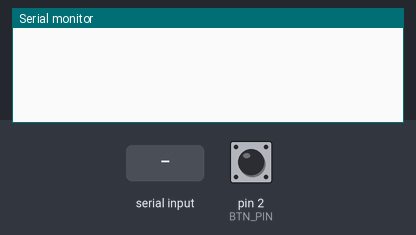
Simulated run of this sketch. Board: SparkFun Pro Micro, built with avr-gcc and run on an emulated ATmega32U4. On the bench: the last lines printed to the serial monitor. Inputs (shaded band) come from the test bench; at power-on: pin 2 (BTN_PIN) HIGH. USB keyboard and mouse output is not drawn.

Above: at 1.2 s.
1.3 s: pin 2 (BTN_PIN) pulled LOW for 0.15 s
At 2.3 s:
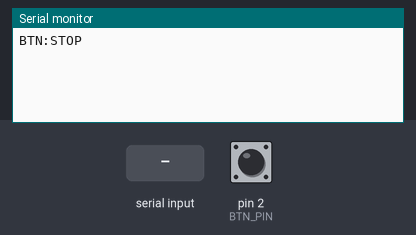
2.9 s: "ENTER,1\n" received over Serial
At 4.1 s:
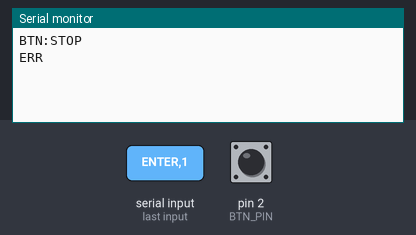
4.4 s: "ENTER\n" received over Serial
At 4.7 s:
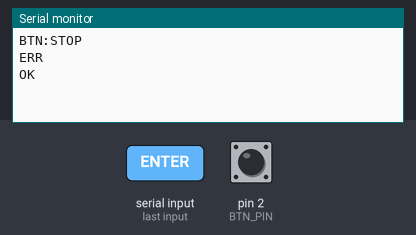

Measured:
- after the input at 1.3 s, the serial monitor: prints a new line after 0.05 s (image 1)
- after the input at 2.9 s, the serial monitor: prints a new line at once (image 2)
- after the input at 4.4 s, the serial monitor: prints a new line at once (image 3)

The sketch:

arduino_kbm.ino
```cpp
/*
 * Arduino Leonardo / Pro Micro  —  鍵盤 + 滑鼠 HID
 *
 * 本韌體 = 原本 arduino_keyboard.ino(鍵盤部分「一字不改」) + 新增滑鼠指令。
 * 鍵盤協定與行為完全相同，既有功能不受影響。
 *
 * === 鍵盤協定(與原版相同) ===
 *   單一字元 a-z / 0-9、F1-F12、N0-N9(numpad)、
 *   ENTER SPACE TAB ESC BACKSPACE、方向鍵、導覽鍵、修飾鍵；不分大小寫。
 *   DOWN:<token> 按住 / UP:<token> 放開。成功回 "OK"。
 *
 * === 新增滑鼠指令(硬體 HID，反作弊擋不了) ===
 *   WHEEL:<n>        滾輪 n 格(正=上/前，負=下)   <-- KMBox 無滾輪，改用這個
 *   MMOVE:<dx>,<dy>  相對移動
 *   MDOWN:<L|R|M> / MUP:<L|R|M> / MCLICK:<L|R|M>   滑鼠鍵
 *
 * === 實體按鈕(緊急停止) ===
 *   紅色按鈕接在 BTN_PIN 與 GND 之間(用內建上拉，不需外接電阻)。
 *   按下時板子主動送出一行 "BTN:STOP"，PC 端收到就強制停止巡邏。
 *   這是【單向上報】，不是指令的回應——PC 端解析序列埠時要能區分兩者。
 *
 * 上傳到 Arduino Leonardo / Pro Micro。
 */

#include <Keyboard.h>
#include <Mouse.h>

// ===== 實體按鈕 =====
const int BTN_PIN = 2;            // 按鈕腳位(另一端接 GND)
const unsigned long BTN_DEBOUNCE_MS = 50;   // 消抖:機械接點彈跳約幾十 ms
const unsigned long BTN_REPEAT_MS = 500;    // 同一次按住不重複上報的最小間隔

int btnLast = HIGH;               // 上一次讀到的電位(PULLUP:放開=HIGH、按下=LOW)
unsigned long btnLastChange = 0;  // 電位變化的時間(消抖用)
unsigned long btnLastSent = 0;    // 最後一次上報的時間(防連發)

void setup() {
  Serial.begin(115200);
  Keyboard.begin();
  Mouse.begin();
  pinMode(BTN_PIN, INPUT_PULLUP);
}

// 檢查實體按鈕:只在「放開→按下」的邊緣上報一次。
// 【為什麼要自己消抖】機械按鈕的瞬間電位會彈跳好幾次，直接用電位判斷會在一次按壓
// 中送出好幾筆 BTN:STOP。停止巡邏本身重複執行無害，但連發會塞滿序列埠、拖慢正在
// 送的按鍵指令。
void pollButton() {
  int v = digitalRead(BTN_PIN);
  unsigned long now = millis();
  if (v != btnLast) {             // 電位變了 → 重新計時，等它穩定
    btnLast = v;
    btnLastChange = now;
    return;
  }
  if (v != LOW) return;                              // 沒按著
  if (now - btnLastChange < BTN_DEBOUNCE_MS) return; // 還沒穩定
  if (now - btnLastSent < BTN_REPEAT_MS) return;     // 按住不放 → 不重複上報
  btnLastSent = now;
  Serial.println("BTN:STOP");
}

// ===== 以下 keyFromToken / resolveKey 與原版完全相同 =====
int keyFromToken(String tok) {
  String u = tok;
  u.toUpperCase();

  if (u.length() >= 2 && u.length() <= 3 && u.charAt(0) == 'F') {
    int n = u.substring(1).toInt();
    if (n >= 1 && n <= 12) return KEY_F1 + (n - 1);
  }

  if (u.length() == 2 && u.charAt(0) == 'N' && u.charAt(1) >= '0' && u.charAt(1) <= '9') {
    char d = u.charAt(1);
    if (d == '0') return 234;            // KEY_KP_0
    return 225 + (d - '1');              // KEY_KP_1 .. KEY_KP_9
  }

  if (u == "ENTER" || u == "RETURN") return KEY_RETURN;
  if (u == "SPACE")     return ' ';
  if (u == "TAB")       return KEY_TAB;
  if (u == "ESC")       return KEY_ESC;
  if (u == "BACKSPACE") return KEY_BACKSPACE;

  if (u == "LEFT")  return KEY_LEFT_ARROW;
  if (u == "RIGHT") return KEY_RIGHT_ARROW;
  if (u == "UP")    return KEY_UP_ARROW;
  if (u == "DOWN")  return KEY_DOWN_ARROW;

  if (u == "HOME")     return KEY_HOME;
  if (u == "END")      return KEY_END;
  if (u == "PAGEUP")   return KEY_PAGE_UP;
  if (u == "PAGEDOWN") return KEY_PAGE_DOWN;
  if (u == "INSERT")   return KEY_INSERT;
  if (u == "DELETE")   return KEY_DELETE;

  if (u == "SHIFT") return KEY_LEFT_SHIFT;
  if (u == "CTRL")  return KEY_LEFT_CTRL;
  if (u == "ALT")   return KEY_LEFT_ALT;

  return 0;
}

int resolveKey(String tok) {
  int code = keyFromToken(tok);
  if (code == 0 && tok.length() == 1) {
    code = tok.charAt(0);
  }
  return code;
}

// ===== 新增：滑鼠鍵 token =====
char mouseBtn(String s) {
  s.toUpperCase();
  if (s == "L" || s == "LEFT")   return MOUSE_LEFT;
  if (s == "R" || s == "RIGHT")  return MOUSE_RIGHT;
  if (s == "M" || s == "MIDDLE") return MOUSE_MIDDLE;
  return 0;
}

void loop() {
  pollButton();       // 必須在下面的 early return 之前:沒有序列埠指令時也要能按

  if (Serial.available() <= 0) return;

  String cmd = Serial.readStringUntil('\n');
  cmd.trim();
  if (cmd.length() == 0) return;

  // ===== 新增：滑鼠指令(先處理，前綴不與鍵盤衝突) =====
  if (cmd.startsWith("WHEEL:")) {
    int n = cmd.substring(6).toInt();
    while (n > 0)  { int s = n > 127 ? 127 : n;  Mouse.move(0, 0, s); n -= s; }
    while (n < 0)  { int s = n < -127 ? -127 : n; Mouse.move(0, 0, s); n -= s; }
    Serial.println("OK"); return;
  }
  if (cmd.startsWith("MMOVE:")) {
    String r = cmd.substring(6); int c = r.indexOf(',');
    if (c < 0) { Serial.println("ERR"); return; }
    int dx = r.substring(0, c).toInt(), dy = r.substring(c + 1).toInt();
    while (dx != 0 || dy != 0) {                 // 每次 -127..127
      int sx = dx > 127 ? 127 : (dx < -127 ? -127 : dx);
      int sy = dy > 127 ? 127 : (dy < -127 ? -127 : dy);
      Mouse.move(sx, sy, 0); dx -= sx; dy -= sy;
    }
    Serial.println("OK"); return;
  }
  if (cmd.startsWith("MDOWN:"))  { char b = mouseBtn(cmd.substring(6)); if (b) { Mouse.press(b);   Serial.println("OK"); } else Serial.println("ERR"); return; }
  if (cmd.startsWith("MUP:"))    { char b = mouseBtn(cmd.substring(4)); if (b) { Mouse.release(b); Serial.println("OK"); } else Serial.println("ERR"); return; }
  if (cmd.startsWith("MCLICK:")) { char b = mouseBtn(cmd.substring(7)); if (b) { Mouse.click(b);   Serial.println("OK"); } else Serial.println("ERR"); return; }

  // ===== 以下鍵盤部分與原版完全相同 =====
  if (cmd.startsWith("DOWN:") || cmd.startsWith("UP:")) {
    bool isDown = cmd.startsWith("DOWN:");
    String tok = cmd.substring(cmd.indexOf(':') + 1);
    tok.trim();
    int code = resolveKey(tok);
    if (code == 0) { Serial.println("ERR"); return; }
    if (isDown) Keyboard.press(code);
    else        Keyboard.release(code);
    Serial.println("OK");
    return;
  }

  int code = resolveKey(cmd);
  if (code == 0) { Serial.println("ERR"); return; }

  Keyboard.press(code);
  delay(20);
  Keyboard.release(code);
  Serial.println("OK");
}
```
